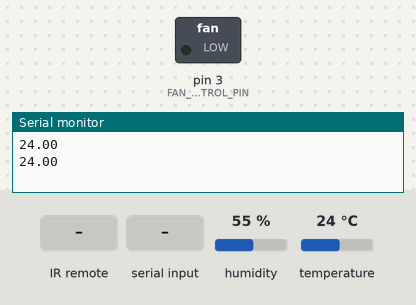
Bench run of a sketch on a simulated Arduino Uno, built with avr-gcc and run on an emulated ATmega328P. Shown: switched loads named in the sketch (green lamp = pin HIGH), the last lines printed to the serial monitor. The inputs (shaded band) are chosen by the test bench; at power-on: temperature 24 °C, humidity 55 %.

Above: at 2.8 s.
2.9 s: infrared code 0x6897 received
At 4.3 s:
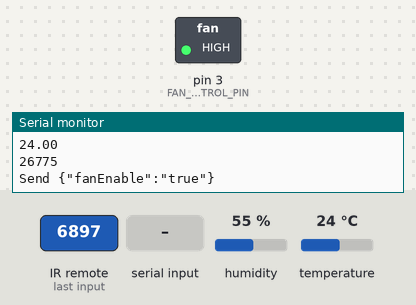
5.0 s: "true\n" received over the second serial link
8.1 s: infrared code 0xFFFF received
At 9.8 s:
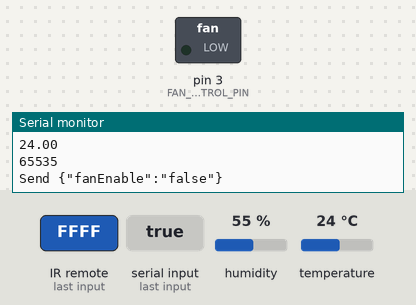
10.6 s: "90,45\n" received over the second serial link
13.6 s: infrared code 0x10EF received
15.7 s: temperature set to 32 °C
17.2 s: temperature set to 35 °C
At 18.8 s:
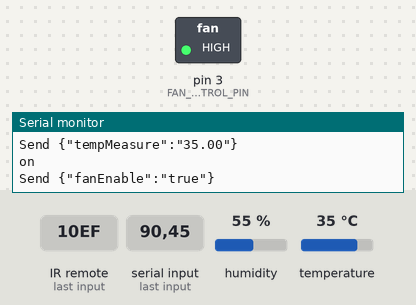
Timing chart, 0 to 20.3 s (numbered marks = the images above; inputs shaded):
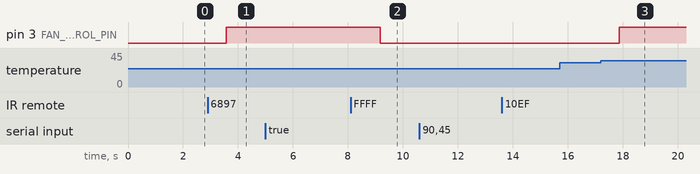

The sketch:

UNO.ino
```cpp
#include <ArduinoJson.h>
#include <SoftwareSerial.h>
#include "DHT.h"
#include <IRremote.h>  // thư viện hỗ trợ IR remote
// default config
// Cam bien nhiet do & do am
const int DHTPIN = A0;
const int DHTTYPE = DHT11;
DHT dht(DHTPIN, DHTTYPE);
//
bool fan_enable = false;
int fan_speed = 1;
bool temp_enable = false;
float temp_measure = 33.0;
float temp_measure_old = 00.0;
float temp_threshold = 33.0;

bool espConnected = false;

// speed by temp
// float temp_threshold_one = 30.0;
// float temp_threshold_two = 31.0;
// float temp_threshold_three = 32.0;

// Cam bien hong ngoai
const int receiverPin = A2;  // chân digital 8 dùng để đọc tín hiệu
IRrecv irrecv(receiverPin);  // tạo đối tượng IRrecv mới
decode_results results;      // lưu giữ kết quả giải mã tín hiệu

String dataSend = "";
String dataRead = "";
bool isSending = true;
bool isReading = true;

// key for json data
#define KEY_DATA_FAN_ENABLE "fanEnable"
#define KEY_DATA_TEMP_ENABLE "tempEnable"
#define KEY_DATA_TEMP_MEASURE "tempMeasure"
#define KEY_DATA_FAN_SPEED "fanSpeed"
#define KEY_DATA_TEMP_THRESHOLD "tempTh"
// function declare
void readDataFromEsp();
void handleFanState();             // convert to json data to send
void handleJsonData(String data);  // convert json data to data can handle

// define uart
#define RX 8
#define TX 9
SoftwareSerial unoEspSerial = SoftwareSerial(RX, TX);

// declare pinmode
#define FAN_CONTROL_PIN 3

// control fan
#define OFF_FAN digitalWrite(FAN_CONTROL_PIN, LOW)
#define ON_FAN digitalWrite(FAN_CONTROL_PIN, HIGH)

void setup() {
  Serial.begin(9600);
  unoEspSerial.begin(9600);
  irrecv.enableIRIn();
  pinMode(FAN_CONTROL_PIN, OUTPUT);
  OFF_FAN;
  dht.begin();
}

void loop() {
  readDataFromEsp();
  readTemp();
  controlByRemote();
  controlByTemp();
  controlFanState();
}


void readDataFromEsp() {
  // while (unoEspSerial.available()) {

  //   char readChar = (char)unoEspSerial.read();
  //   if (readChar != '\n') {
  //     dataRead += readChar;
  //   } else {
  //     handleJsonData(dataRead);
  //     dataRead = "";
  //     // espConnected = true;
  //   }
  // }
  if (unoEspSerial.available()) {
    String dataRead = unoEspSerial.readString();
    handleJsonData(dataRead);
    espConnected = true;
  }
}


void sendUart(String data) {
  Serial.println("Send " + data);
  unoEspSerial.print(data + '\n');
  unoEspSerial.flush();  // wait end
}


String jsonWriteOne(String key, String value) {

  String result = String("{\"") + key + String("\":\"") + value + String("\"}");
  return result;
}


void handleJsonData(String data) {
  Serial.println("read " + data);
  DynamicJsonBuffer jsonBuffer(200);
  JsonObject& root = jsonBuffer.parseObject(data);

  if (!root.success()) {
    Serial.println("parseObject() failed");
    return;
  }

  if (root.containsKey(KEY_DATA_FAN_ENABLE)) {
    String data = root[KEY_DATA_FAN_ENABLE];
    fan_enable = stringToBool(data);
    Serial.println("fan enable " + data);
  }
  if (root.containsKey(KEY_DATA_FAN_SPEED)) {
    String data = root[KEY_DATA_FAN_SPEED];
    fan_speed = data.toInt();
    Serial.println("fan speed " + data);
  }
  if (root.containsKey(KEY_DATA_TEMP_ENABLE)) {
    String data = root[KEY_DATA_TEMP_ENABLE];
    temp_enable = stringToBool(data);
    Serial.println("temp enable " + data);
  }

  if (root.containsKey(KEY_DATA_TEMP_THRESHOLD)) {
    String data = root[KEY_DATA_TEMP_THRESHOLD];
    temp_threshold = data.toFloat();
    Serial.println("temp threshold " + data);
  }
};

void controlFanState() {
  if (fan_enable) {
    ON_FAN;
    // analogWrite(FAN_CONTROL_PIN, 1000);
    // controlFanSpeed();
  } else OFF_FAN;
}

void controlFanSpeed() {
  switch (fan_speed) {
    case 1:
      Serial.println(1);
      analogWrite(FAN_CONTROL_PIN, 300);
      break;
    case 2:
      Serial.println(2);
      analogWrite(FAN_CONTROL_PIN, 700);
      break;
    case 3:
      Serial.println(3);
      analogWrite(FAN_CONTROL_PIN, 1023);
      break;
  }
}

void readTemp() {
  delay(1000);
  temp_measure = dht.readTemperature();
  Serial.println(temp_measure);
  if (abs(temp_measure - temp_measure_old) >= 0.1 && espConnected) {
    Serial.println(temp_measure - temp_measure_old);
    temp_measure_old = temp_measure;
    String dataSend = jsonWriteOne(KEY_DATA_TEMP_MEASURE, String(temp_measure));
    sendUart(dataSend);
  }
}

void controlByTemp() {
  if (!temp_enable) return;
  if (temp_measure > temp_threshold) {
    if (fan_enable) return;
    Serial.println("on");
    fan_enable = true;
    String dataSend = jsonWriteOne(KEY_DATA_FAN_ENABLE, boolToString(fan_enable));  // send new value
    sendUart(dataSend);
  } else {
    if (!fan_enable) return;
    fan_enable = false;
    Serial.println("off");
    String dataSend = jsonWriteOne(KEY_DATA_FAN_ENABLE, boolToString(fan_enable));  // send new value
    sendUart(dataSend);
  }
}

void controlByRemote() {
  if (irrecv.decode(&results))  // nếu nhận được tín hiệu
  {


    unsigned int value = results.value;
    if (temp_enable && value != 4335) {  // nếu điều khiển bằng remote tắt chế độ bật tắt bằng nhiệt độ
      Serial.print("off");
      temp_enable = false;
      sendUart(jsonWriteOne(KEY_DATA_TEMP_ENABLE, "false"));
    }
    Serial.println(value);
    switch (value) {
      case 26775:
      case 65535:
        fan_enable = !fan_enable;
        sendUart(jsonWriteOne(KEY_DATA_FAN_ENABLE, boolToString(fan_enable)));
        delay(500);
        break;
      case 4335:
        temp_enable = !temp_enable;
        Serial.println(temp_enable);
        sendUart(jsonWriteOne(KEY_DATA_TEMP_ENABLE, boolToString(temp_enable)));
        delay(500);
        break;
        // case 17085:
        //   fan_speed = 1;
        //   break;
        // case 19125:
        //   fan_speed = 2;
        //   break;
        // case 21165:
        //   fan_speed = 3;
        //   break;
    }
  }
  irrecv.resume();  // Receive the next value
}

bool stringToBool(String value) {
  if (value == "true") return true;
  return false;
}

String boolToString(bool value) {
  if (value) return "true";
  return "false";
}
```

Measured:
- the behaviour switches between 33 and 34 °C on temperature (found by bisection; images 2 and 3)
- after the input at 2.9 s, pin 3 (FAN_CONTROL_PIN): LOW → HIGH after 0.67 s
- after the input at 8.1 s, pin 3 (FAN_CONTROL_PIN): HIGH → LOW after 1.1 s
- after the input at 17.2 s, pin 3 (FAN_CONTROL_PIN): LOW → HIGH after 0.67 s
